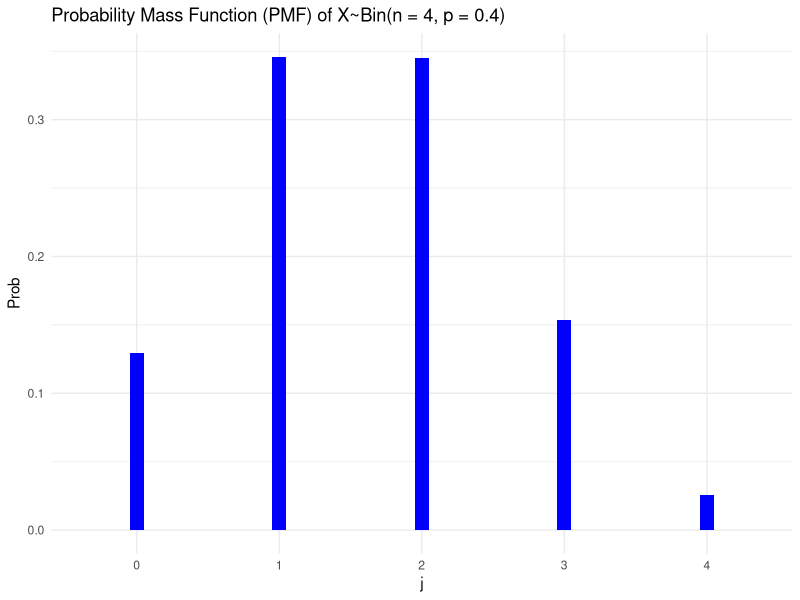
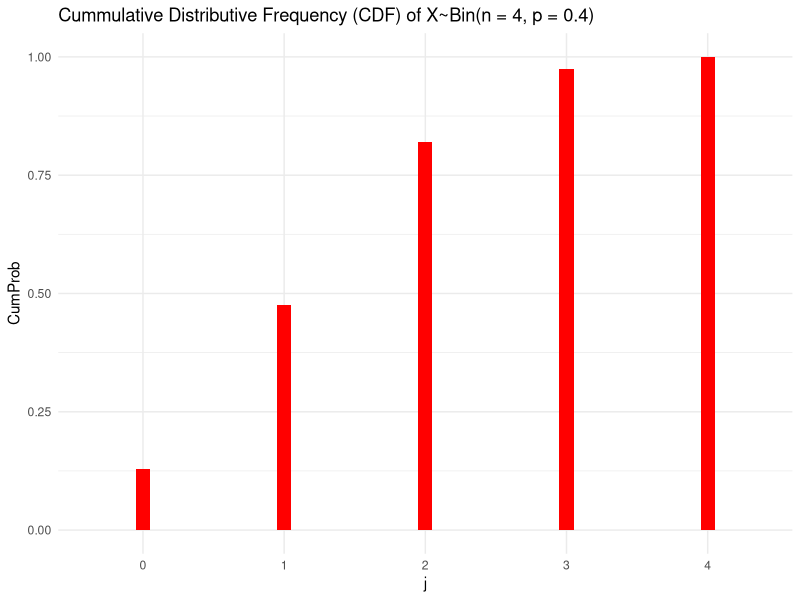

Here is the R script that generated these plots, in order:
## ---- chunk 1
n=10
p=0.2
dbinom(5,n,p)
## ---- chunk 2
n=10
p=0.2
sum(dbinom(0:5,n,p))
pbinom(5,n,p)

## ---- chunk 3
n=120
p=0.42
j=30 #P(x=30)  #Refer notes
dbinom(j,n,p)

Nsuccess = 42000
Nfailure = 58000
n=120
j=30
dhyper(j,Nsuccess,Nfailure,n)

## ---- chunk 4
dbinom(3,4,0.99)
dhyper(3,9900,100,4) #cummulative prob #without replacement

## ---- chunk 5
#(1) Sample size is small compared to population size (condition 1 not satisfied)
#(2) Sample 
dbinom(4,9000,0.4)
dhyper(4,4000,6000,9000)

## ---- chunk 6
p = 0.2
r = 3
j = 7
dbinom(j-r,j,p) #point prob #j-r if binomial is in negative


## ---- chunk 7
p = 0.2
r = 20
j = 100
dbinom(r,j,p)

## ---- chunk 8

nsuccess = 48
nfailure = 2
n = 45
1-dhyper(0,nsuccess,nfailure,n)


n = 45
p = 48/50
1-dbinom(0,n,p)
## ---- chunk 9

p = 0.1
r = 4
j = 10
dbinom(j-r,j,p)
## ---- chunk 10
p = 0.31
n = 8
j=5:n
#dbinom(j,n,p)+dbinom(j+1,n,p)+dbinom(j+2,n,p)+dbinom(j+3,n,p) or
sum(dbinom(j,n,p))
## ---- chunk 11
j=4
pbinom(j,n,p) # x<=4, P(x-0)+....P(x-4)
1-pbinom(j,n,p) #cummulative distributive function
## ---- chunk 12
n=4
p=4/10
j=2
dbinom(j,n,p)   # Exactly 2
pbinom(j,n,p)   # At most 2  # j=0,1,2
j=1             # x<=1
1-pbinom(j,n,p) # At least 2

## ---- chunk 13
simulatedData = rbinom(1000,n,p)
simulatedData
mean(simulatedData == 2) # Exactly
dbinom(2,n,p)
mean(simulatedData <= 2) # At Most
pbinom(2,n,p)
mean(simulatedData >= 2) # At Least
1-pbinom(1,n,p)


## ---- chunk 14
library(ggplot2)
library(dplyr)
## ---- chunk 15
n=4
p=0.4
nsimulations=1e5
## ---- chunk 16
simulations=rbinom(nsimulations,n,p)
table(simulations)

## ---- chunk 17
dfBinom = as.data.frame(table(simulations))
dfBinom

## ---- chunk 18
colnames(dfBinom) = c('j','Freq')
dfBinom['Prob'] = dfBinom['Freq'] / nsimulations

## ---- chunk 19
p = ggplot(data = dfBinom) + 
    geom_col(aes(x = j, y = Prob), width =0.1, fill = 'blue') +
    ggtitle('Probability Mass Function (PMF) of X~Bin(n = 4, p = 0.4)') +
    theme_minimal()
p

## ---- chunk 20

dfBinom['Cumprob'] = cumsum(dfBinom['Prob'])
dfBinom['Cumprob']

## ---- chunk 21
dfBinom
## ---- chunk 22
colnames(dfBinom) = c('j','Freq')
dfBinom['Prob'] = dfBinom['Freq'] / nsimulations
dfBinom["CumProb"]=cumsum(dfBinom['Prob'])

## ---- chunk 23
q = ggplot(data = dfBinom) + 
    geom_col(aes(x = j, y = CumProb), width =0.1, fill = 'red') +
    ggtitle('Cummulative Distributive Frequency (CDF) of X~Bin(n = 4, p = 0.4)') +
    theme_minimal()
q

## ---- chunk 24
n=4
p=0.4
nsimulations=1e5
simulatedData=rbinom(nsimulations,n,p)
mean(simulatedData)
sum(simulatedData) / nsimulations
## ---- chunk 25
(0*(sum(simulatedData == 0)/nsimulations) + 1*(sum(simulatedData == 1)/nsimulations) + 
2*(sum(simulatedData == 2)/nsimulations) + 3*(sum(simulatedData == 3)/nsimulations) +
4*(sum(simulatedData == 4)/nsimulations))

## ---- chunk 26
n=40
j=3
Nsuccess=4
Nfailure=48
dhyper(j,Nsuccess,Nfailure,n)

## ---- chunk 27


